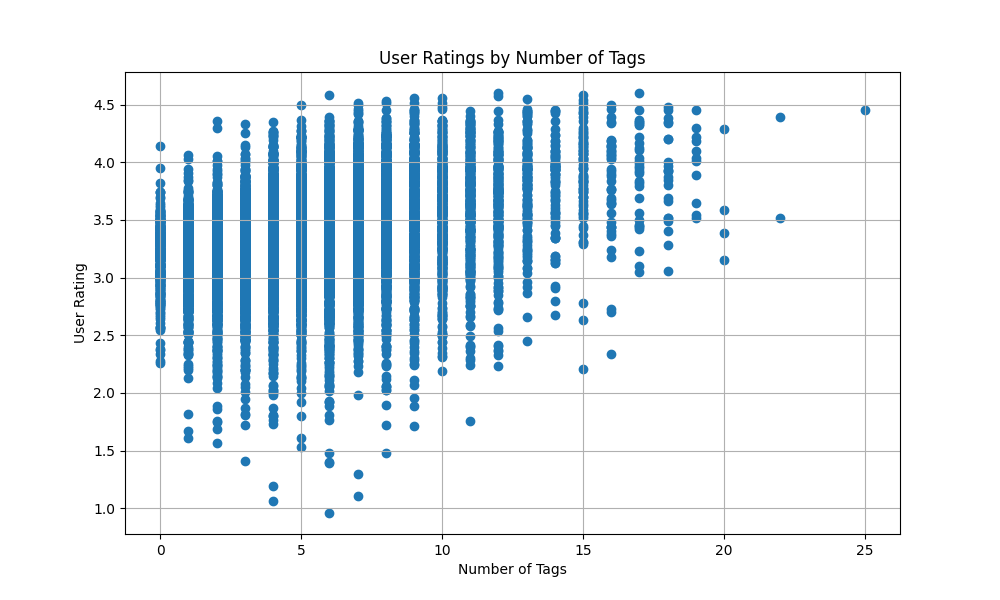

Write Python code to recreate this figure.
#!/usr/bin/env python3
"""
Plot user ratings by number of tags
"""
import matplotlib.pyplot as plt
import pandas as pd

# Load data
data = pd.read_csv('/home/petros/Desktop/anime/task2/task2.csv')

# Scatter Plot
plt.figure(figsize=(10, 6))
plt.scatter(data['Number_of_Tags'], data['Rating'])
plt.title('User Ratings by Number of Tags')
plt.xlabel('Number of Tags')
plt.ylabel('User Rating')
plt.grid(True)
plt.show()
